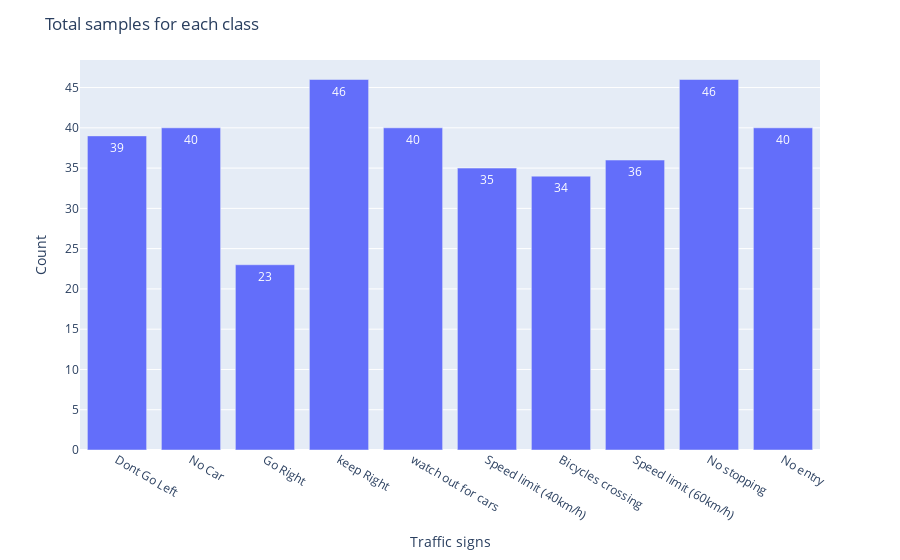

Write notebook code for a chart like this one.
### Code cell
# ploting total samples for each class
labels = pd.read_csv('./data/labels.csv')

class_names = []

class_id = le.inverse_transform(unique_classes)
print(class_id)
for i in class_id:
    class_name = labels.loc[labels["ClassId"] == int(i), "Name"].iloc[0]
    class_names.append(class_name)

class_ids = []
for test_img_path in test_img_paths:
    class_ids.append(test_img_path.split("/")[-1].split("_")[0].lstrip("0"))

test_class_indices = {class_id: np.where(y_test == class_id)[0] for class_id in unique_classes}

images_count = [len(test_class_indices[key]) for key in test_class_indices.keys()]

fig = px.bar(x=class_names, y=images_count)

fig.update_layout(xaxis_title='Traffic signs', yaxis_title='Count', title="Total samples for each class", )
fig.update_traces(texttemplate='%{y}', textposition='inside')
fig.write_image("./figs/test_classes_bar.png")
fig.show()

### Figure 1 — Plotly figure (JSON) as saved in the notebook; plotly's stock layout.template omitted (floating-point values rounded to 4 significant figures)
{"data": [{"alignmentgroup": "True", "hovertemplate": "x=%{x}<br>y=%{y}<extra></extra>", "legendgroup": "", "marker": {"color": "#636efa", "pattern": {"shape": ""}}, "name": "", "offsetgroup": "", "orientation": "v", "showlegend": false, "textposition": "inside", "texttemplate": "%{y}", "type": "bar", "x": ["Dont Go Left", "No Car", "Go Right", "keep Right", "watch out for cars", "Speed limit (40km/h)", "Bicycles crossing", "Speed limit (60km/h)", "No stopping", "No entry"], "xaxis": "x", "y": [39, 40, 23, 46, 40, 35, 34, 36, 46, 40], "yaxis": "y"}], "layout": {"barmode": "relative", "legend": {"tracegroupgap": 0}, "margin": {"t": 60}, "title": {"text": "Total samples for each class"}, "xaxis": {"anchor": "y", "domain": [0, 1], "title": {"text": "Traffic signs"}}, "yaxis": {"anchor": "x", "domain": [0, 1], "title": {"text": "Count"}}}}
